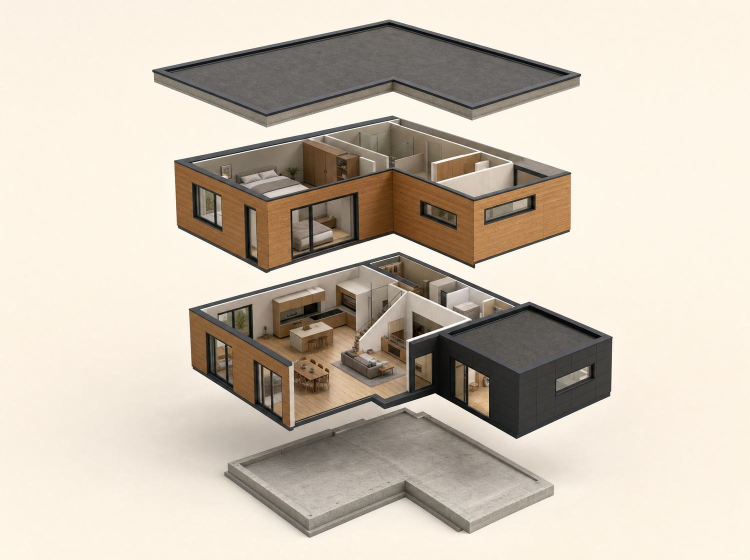
#> input picture clients/ecodomcek/web/renders/explod.jpg, 1500 x 1119 px (shown at 1/2 size)
$ python -i build.py   (imports and definitions only)
#> lines starting #> are read from the running program, lines starting #| are printed output that depends on the picture
#> further down, picture is the input picture: PIL image 1500x1119 RGB; mean R, G, B 205.6, 194.9, 180.6
#!/usr/bin/env python3
"""EcoDomček — static site generator.

Builds a real multi-page site into ``dist/``: seven page types plus eight
project details, one shared shell, shared cached assets. No base64 blob —
images are files, so the second page load is nearly free.

    python3 src/build.py && python3 -m http.server 8080 --directory dist

Content lives in ``src/content.py``; this file only knows how to assemble
it. Every page is a full document (works with JS off, crawlable); the
router in ``site.js`` fetches the next page and swaps <main> under a
curtain so navigation feels continuous.
"""
from __future__ import annotations

import html
import json
import pathlib
import re
import shutil
import sys

HERE = pathlib.Path(__file__).parent
ROOT = HERE.parent
REND = ROOT / "renders"
DIST = ROOT / "dist"
ASSETS = DIST / "assets"

sys.path.insert(0, str(HERE))
import content as C  # noqa: E402

# ── assets ────────────────────────────────────────────────────────────────
# (source path relative to renders/, published name). Images are copied as
# they are: they were exported at their display size already.
IMAGES = [
    "explod.jpg", "hero.jpg", "rez.jpg",
    "beat0.jpg", "beat1.jpg", "beat2.jpg", "beat3.jpg", "beat4.jpg",
    "beat5.jpg", "beat6.jpg", "beat7.jpg", "beat8.jpg",
    "lyr-base.webp", "lyr-ground.webp", "lyr-upper.webp", "lyr-roof.webp",
    "wall-1-obklad.webp", "wall-2-latovanie.webp", "wall-3-doska.webp", "wall-4-ram.webp",
    "wall-5-parobrzda.webp", "wall-6-predstena.webp", "wall-7-sadrokarton.webp",
    "sec-l.webp", "sec-s.webp",                       # src/section.py: the wall in section, in its materials
]
PHOTOS = ["2024-lucina", "2023-kosice", "2021-bungalov-presov", "2021-terasa",
          "2019-terasa-chrastne", "2015-budatin", "2008-prvotina"]


def esc(s: str) -> str:
    return html.escape(s, quote=False)


# [6 lines left out: function lines, not called in this run]


ARROW = ('<svg width="16" height="16" viewBox="0 0 16 16" fill="none" aria-hidden="true">'
         '<path d="M3 8h10M9 4l4 4-4 4" stroke="currentColor" stroke-width="1.5" '
         'stroke-linecap="round" stroke-linejoin="round"/></svg>')


def cap(left: str, right: str = "") -> str:
    return (f'<figcaption class="cap"><span>{esc(left)}</span>'
            f'{f"<span>{esc(right)}</span>" if right else ""}</figcaption>')


# [8 lines left out: function figure, not called in this run]


def btn(label: str, href: str, ghost=False, arrow=True) -> str:
    cls = "btn ghost" if ghost else "btn"
    return f'<a class="{cls}" href="{href}">{esc(label)} {ARROW if arrow else ""}</a>'


# ── the shell ─────────────────────────────────────────────────────────────
# [49 lines left out: functions nav, header, footer, not called in this run]


SHELL = '''<!doctype html>
<html lang="sk">
<head>
<meta charset="utf-8">
<meta name="viewport" content="width=device-width,initial-scale=1">
<title>{title}</title>
<meta name="description" content="{desc}">
<link rel="canonical" href="{url}">
<meta property="og:title" content="{title}">
<meta property="og:description" content="{desc}">
<meta property="og:type" content="website">
<meta property="og:url" content="{url}">
<meta property="og:image" content="{image}">
<meta property="og:image:alt" content="{image_alt}">
<meta property="og:locale" content="sk_SK">
<meta property="og:site_name" content="EcoDomček">
<meta name="twitter:card" content="summary_large_image">{jsonld}
<meta name="theme-color" content="#f3eee3">
<link rel="icon" href="assets/favicon.svg" type="image/svg+xml">
<link rel="preload" href="assets/hanken.woff2" as="font" type="font/woff2" crossorigin>
<link rel="stylesheet" href="assets/site.css">
</head>
<body data-page="{page}" data-band="{band}">
<a class="skip" href="#main">Preskočiť na obsah</a>
<div id="veil"><span>EcoDomček</span></div>
<div id="curtain" aria-hidden="true"><i></i><i></i><i></i><i></i><b></b></div>
{header}
<main id="main" data-page="{page}" data-band="{band}">
{body}
</main>
{footer}
<div id="peek"><img alt=""></div>
<script src="assets/gsap.min.js"></script>
<script src="assets/ScrollTrigger.min.js"></script>
<script src="assets/site.js"></script>
</body>
</html>
'''

FAVICON = ('<svg xmlns="http://www.w3.org/2000/svg" viewBox="0 0 40 30">'
           '<rect width="40" height="30" fill="#f3eee3"/>'
           '<polyline points="2,28 20,8" stroke="#7a5a3a" stroke-width="5" fill="none"/>'
           '<polyline points="20,8 38,28" stroke="#3f5a2a" stroke-width="5" fill="none"/>'
           '<polyline points="11,28 20,18 29,28" stroke="#c9a96e" stroke-width="4" fill="none"/>'
           "</svg>")


# [28 lines left out: functions section, page, not called in this run]


DIMS: dict[str, tuple[int, int]] = {}


SINGLE = re.compile(r"(?<![\w\u00C0-\u024F])([aAiIkKoOsSuUvVzZ])\s+(?=\S)")


# [49 lines left out: functions slovak, typeset, for_the_web, not called in this run]


PAGES: list[str] = []


# [50 lines left out: functions share_card, crawl_files, not called in this run]


# ── assets pipeline ───────────────────────────────────────────────────────
def retina(im):
    """The client's photos are 420–880 px phone JPEGs; on a 2× screen the
    browser stretches them ~1.6× with a soft filter, and a second lossy
    pass (WebP q76) added its own artefacts. Classical processing only —
    no model invents detail that the photo does not have:
    soften the JPEG blocks a little, enlarge with Lanczos (≤ 1300 px,
    ≤ 1.65×), sharpen edges above a noise threshold (flat plaster and sky
    stay clean), add weak wide local contrast, lift the colour slightly."""
    from PIL import Image, ImageEnhance, ImageFilter
    im = im.convert("RGB")
    a = Image.blend(im, im.filter(ImageFilter.SMOOTH), .35)
    w = min(1300, round(im.width * 1.65))
#> w = 1300
    a = a.resize((w, round(im.height * w / im.width)), Image.LANCZOS)
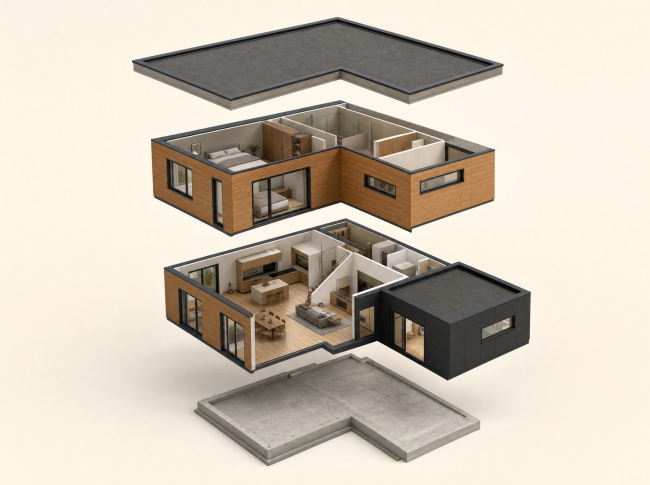
#> a: PIL image 1300x970 RGB (shown at 1/2 size); mean R, G, B 205.4, 194.7, 180.5
    a = a.filter(ImageFilter.UnsharpMask(radius=1.6, percent=85, threshold=4))
    a = a.filter(ImageFilter.UnsharpMask(radius=24, percent=14, threshold=0))
    return ImageEnhance.Color(a).enhance(1.06)


# [55 lines left out: functions copy_assets, main, not called in this run]


# [2 lines not run here, left out]

>>> from PIL import Image
>>> picture = Image.open('../renders/explod.jpg')
>>> result = retina(picture)

$ run again, on clients/ecodomcek/web/renders/draw-rez.jpg
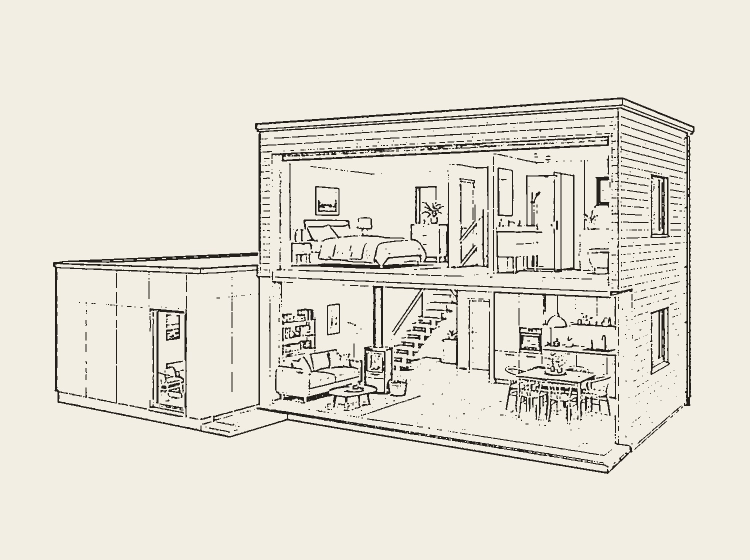
#> input picture clients/ecodomcek/web/renders/draw-rez.jpg, 1500 x 1119 px (shown at 1/2 size)
#> picture is the input picture: PIL image 1500x1119 RGB; mean R, G, B 228.8, 224.8, 214.2
#> in retina, `a = a.resize((w, round(im.height * w / im.width)), Image.LANCZOS)`:
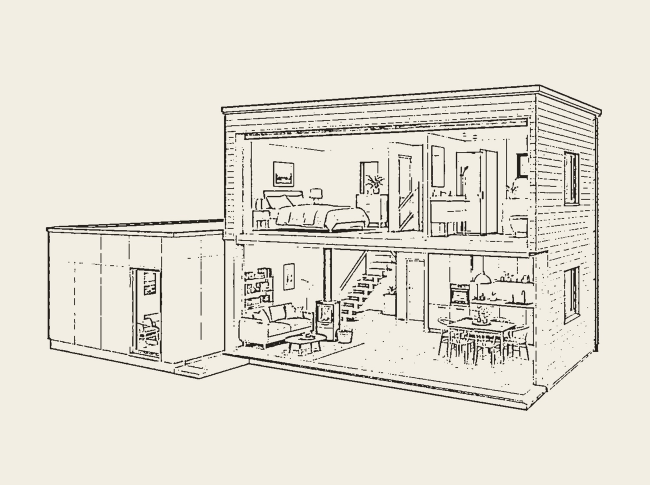
#> a: PIL image 1300x970 RGB (shown at 1/2 size); mean R, G, B 228.7, 224.7, 214.1
#> in retina, `a = a.filter(ImageFilter.UnsharpMask(radius=24, percent=14, threshold=..`:
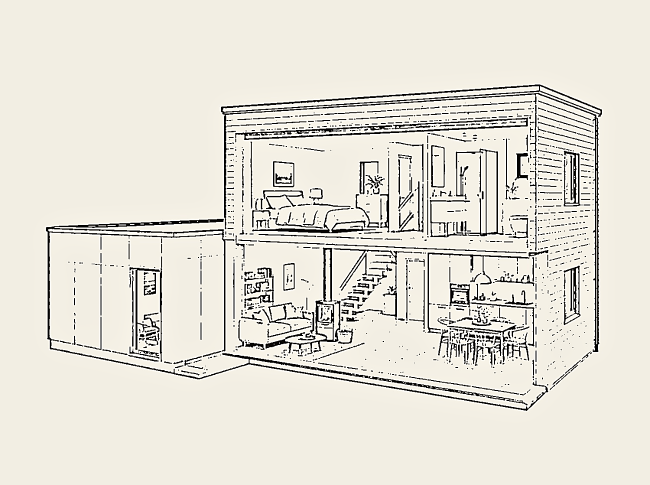
#> a: PIL image 1300x970 RGB (shown at 1/2 size); mean R, G, B 228.5, 225.1, 215.4

$ run again, on clients/ecodomcek/web/renders/draw-rezin.jpg
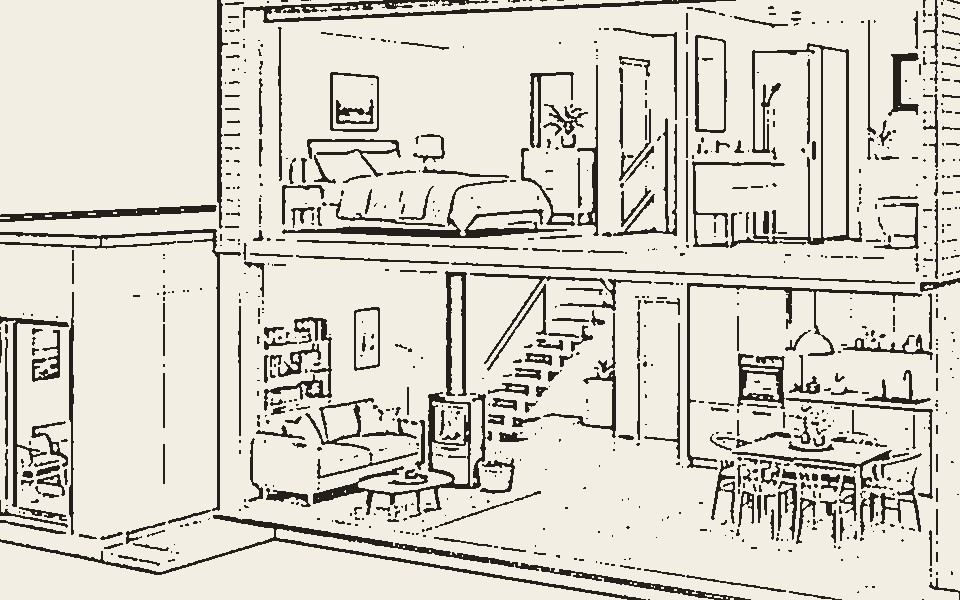
#> input picture clients/ecodomcek/web/renders/draw-rezin.jpg, 960 x 600 px
#> picture is the input picture: PIL image 960x600 RGB; mean R, G, B 215.6, 211.6, 201.4
#> in retina, `a = a.resize((w, round(im.height * w / im.width)), Image.LANCZOS)`:
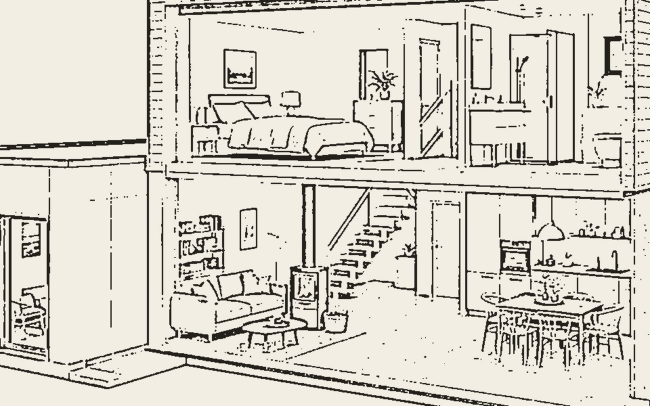
#> a: PIL image 1300x812 RGB (shown at 1/2 size); mean R, G, B 215.4, 211.4, 201.2
#> in retina, `a = a.filter(ImageFilter.UnsharpMask(radius=1.6, percent=85, threshold..`:
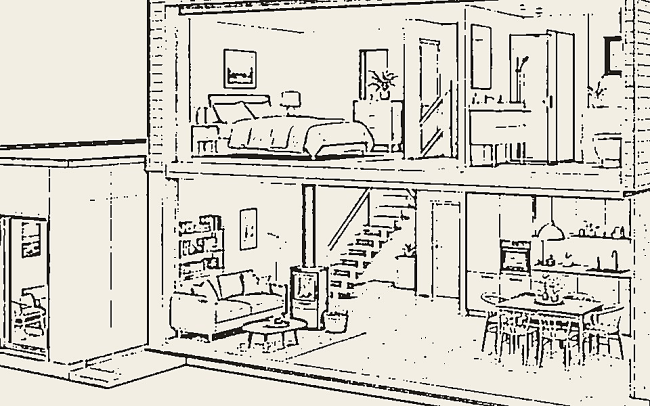
#> a: PIL image 1300x812 RGB (shown at 1/2 size); mean R, G, B 214.2, 210.8, 202
